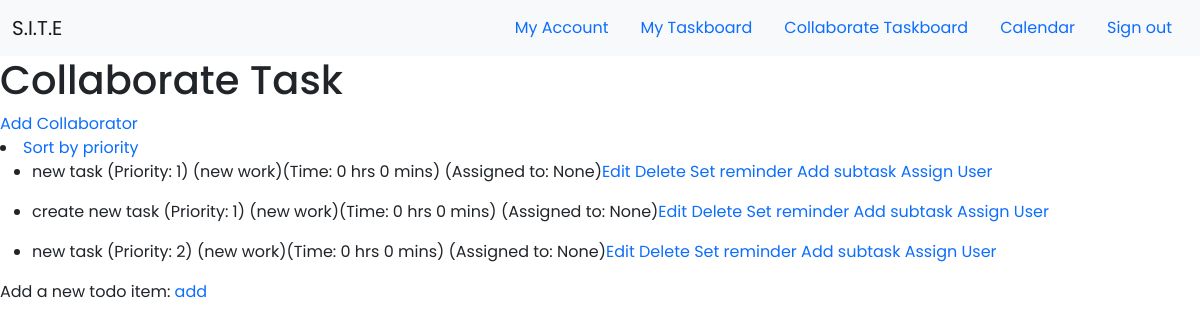
Page /collaboratetaskboard (signed in) on the earlier database version.
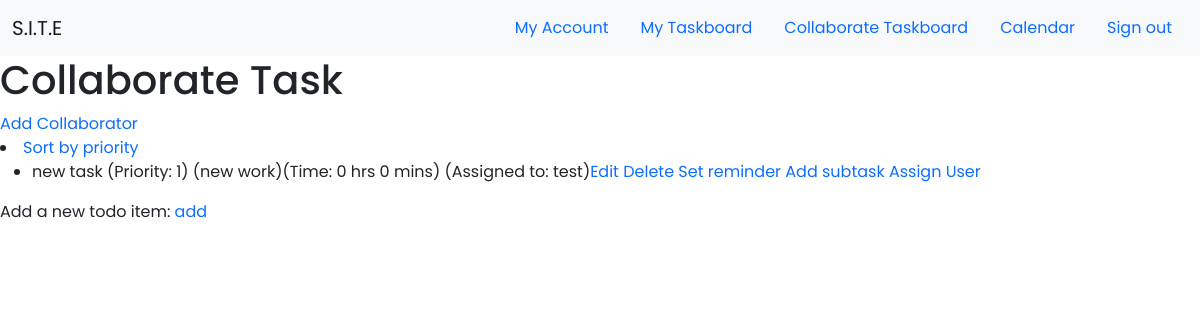
Same page on the later database version.
### app/models.py (models this page shows, shortened)
class Task(db.Model):
    id = db.Column(db.Integer, primary_key=True, autoincrement=True)
    content = db.Column(db.String, unique=False, nullable=False)
    complete = db.Column(db.Boolean, default=False)
    estimatehr = db.Column(db.Integer, nullable = True)
    estimatemin = db.Column(db.Integer, nullable = True)
    priority = db.Column(db.Integer, nullable=False)
    collaborate_id = db.Column(db.Integer, nullable=True, unique=False)
    assign_user = db.Column(db.String,unique=False, nullable=True)
    category_id = db.Column(db.Integer, db.ForeignKey('category.id'), nullable=False)
    category = db.relationship('Category', backref=db.backref('categories', lazy=True))
    subtask = db.relationship('Subtask', backref = 'subtasks', lazy = 'dynamic')
    user_id = db.Column(db.Integer, db.ForeignKey('user.id'))

class Category(db.Model):
    id = db.Column(db.Integer, primary_key=True)
    category = db.Column(db.String(30), unique=True, nullable=False)
    user_id = db.Column(db.Integer, db.ForeignKey('user.id'))

### app/routes.py (the view)
@app.route('/collaboratetaskboard',methods=['GET', 'POST'])
def collaboratetaskboard():
    user = User.query.filter_by(username=current_user.username).first()
    tasks = Task.query.filter_by(collaborate_id=user.collaborate).all()
    subtask = Subtask.query.all()
    return render_template('collaboratetask.html', tasks=tasks, subtasks=subtask)

### app/models.py (called while the page is built)
@login.user_loader
def load_user(id):
    return User.query.get(int(id))

### app/templates/collaboratetask.html (shortened to what this page needs)
{% extends "base.html" %}
{% block content %}
<link rel="stylesheet" type="text/css" href="{{ url_for('static', filename='css/taskboard.css') }}">
    {% if current_user.is_authenticated %}
            <div>
                <h1>Collaborate Task</h1>
                <a href ="/addcollaborator">Add Collaborator</a>
                        <li><a href="/priority">Sort by priority</a></li>
                {% for task in tasks %}
                <ul>
                <li>
                    {{ task.content }} (Priority: {{task.priority}}) ({{task.category.category}})(Time: {{task.estimatehr}} hrs {{task.estimatemin}} mins) (Assigned to: {{task.assign_user}})<a href= "/edittask/{{task.id}}">Edit</a>  <a href= "/delete/{{task.id}}"> Delete</a>  <a href= "/reminder/{{task.id}}">Set reminder</a> <a href="/addsubtask/{{task.id}}">Add subtask</a> <a href="/assignuser/{{task.id}}">Assign User</a>
                </li>
                </ul>
                {% endfor %}
                <div>Add a new todo item:
                <a href="/addcollaboratetask"> add</a>
                </div>
            </div>
    {% endif %}
{% endblock %}

### app/templates/base.html (shortened to what this page needs)
<!doctype html>
<html lang="en">
    <head>
        <link href="https://cdn.jsdelivr.net/npm/bootstrap@5.0.0-beta3/dist/css/bootstrap.min.css" rel="stylesheet">
        <link rel="stylesheet" type="text/css" href="{{ url_for('static', filename='css/style.css') }}">
    </head>
    <body>
        <nav class="navbar navbar-expand-lg navbar-light bg-light">
            <div class="container-fluid">
              <a class="navbar-brand" href="/">S.I.T.E</a>
              <ul class="nav justify-content-end">
                <li class="nav-item">
                  {% if current_user.is_authenticated %}
                  <a class="nav-link active" aria-current="page" href="/profile">My Account</a>
                  {% endif %}
                </li>
                <li class="nav-item">
                  {% if current_user.is_authenticated %}
                  <a class="nav-link" href="/taskboard">My Taskboard</a>
                  {% endif %}
                </li>
                <li class="nav-item">
                  {% if current_user.is_authenticated %}
                  <a class="nav-link" href="/collaboratetaskboard">Collaborate Taskboard</a>
                  {% endif %}
                </li>
                <li class="nav-item">
                  {% if current_user.is_authenticated %}
                  <a class="nav-link" href="/calendar">Calendar</a>
                  {% endif %}
                </li>
                <li class="nav-item">
                  {% if current_user.is_authenticated %}
                  <a class="nav-link" href="/logout">Sign out</a>
                  {% endif %}
                </li>
              </ul>
              </div>
          </nav>
        {% block content %}{% endblock %}
    </body>
</html>

### app/static/css/style.css (style rules this page uses)
* { font-family: 'Poppins', sans-serif; margin: 0; padding: 0; }
html, body { margin: 0; padding: 0; }
a { text-decoration: none; }

Differences in the rows shown:
removed Task: content "new task", priority "1", category.category "new work", estimatehr "0", estimatemin "0", assign_user "None"
no longer on this page (row unchanged): Task: content "create new task", priority "1", category.category "new work", estimatehr "0", estimatemin "0", assign_user "None"
no longer on this page (row unchanged): Task: content "new task", priority "2", category.category "new work", estimatehr "0", estimatemin "0", assign_user "None"
added Task: content "new task", priority "1", category.category "new work", estimatehr "0", estimatemin "0", assign_user "test"
